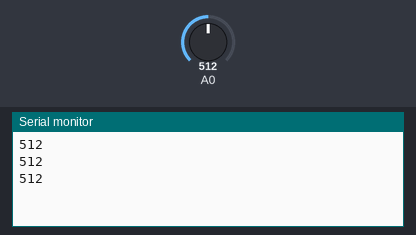
A sketch run on a simulated Arduino Uno, built with avr-gcc and run on an emulated ATmega328P. On the bench: the last lines printed to the serial monitor. The inputs (shaded band) are chosen by the test bench; at power-on: A0 = 512.

Above: at 1.3 s.
1.4 s: A0 set to 716
At 1.9 s:
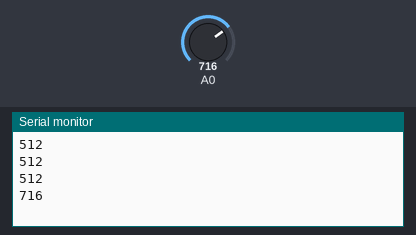
2.9 s: A0 set to 900
At 3.4 s:
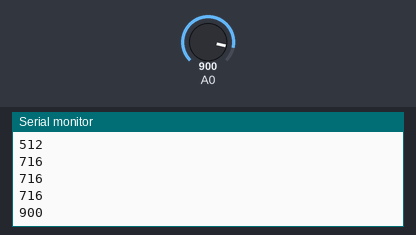
Timing chart, 0 to 5.9 s (numbered marks = the images above; inputs shaded):
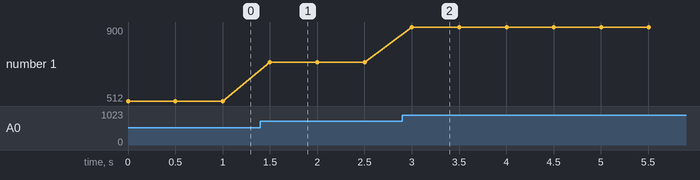

The sketch:

p6_ej1.ino
```cpp
// Ejercicio 1
// Con ayuda de tu profesor:
// 1. Configura el pin A0 como entrada analógica, y el monitor serial a 9600 baudios.
// 2. Lee el valor de la entrada analógica A0 y muestra el valor por el monitor serial.

void setup() {
  // Configuración monitor serial a 9600 Baudios
  Serial.begin(9600);
}

void loop() {
  // Lectura analogica puerto A0.
  int val = analogRead(A0);
  // Imprimir variable mediante monitor serial.
  Serial.println(val, DEC);
  // Retardo de 500mSegundos.
  delay(500);
}
```

Measured:
- after the input at 1.4 s, the serial monitor: prints a new line after 0.10 s (image 1)
- after the input at 2.9 s, the serial monitor: prints a new line after 0.10 s (image 2)
- plotted number 1: 512 → 716 after the input at 1.4 s, 716 → 900 after the input at 2.9 s
